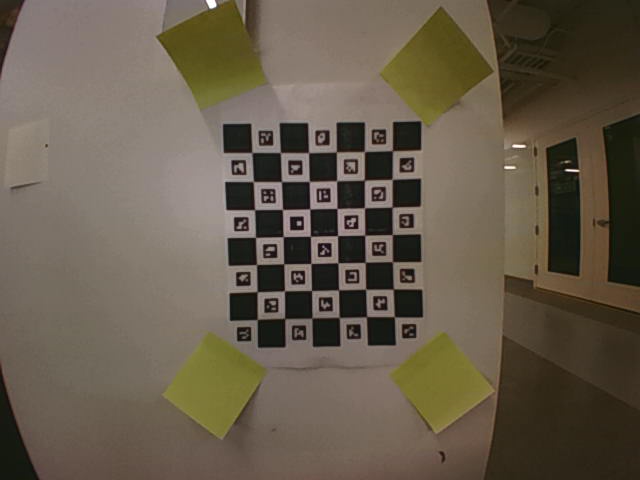
#> input picture Minimal_Demo/calib_pairs/left_000.png, 640 x 480 px; its folder holds only this picture in this run
$ python find_aruco_dictionary.py
#> lines starting #> are read from the running program, lines starting #| are printed output that depends on the picture; after the words box and inside, x2 and y2 are one past the last pixel; in counts of white or black regions, pixels touching at a corner belong together
import cv2
import glob
from pathlib import Path

# Change this if your images live somewhere else
IMG_GLOB = str(Path(__file__).resolve().parent / "calib_pairs" / "left_*.png")
SHOW_BEST_OVERLAY = True  # set False if you don't want a window

# All common ArUco dictionaries OpenCV supports
DICT_LIST = [
    ("DICT_4X4_50", cv2.aruco.DICT_4X4_50),
    ("DICT_4X4_100", cv2.aruco.DICT_4X4_100),
    ("DICT_4X4_250", cv2.aruco.DICT_4X4_250),
    ("DICT_4X4_1000", cv2.aruco.DICT_4X4_1000),
    ("DICT_5X5_50", cv2.aruco.DICT_5X5_50),
    ("DICT_5X5_100", cv2.aruco.DICT_5X5_100),
    ("DICT_5X5_250", cv2.aruco.DICT_5X5_250),
    ("DICT_5X5_1000", cv2.aruco.DICT_5X5_1000),
    ("DICT_6X6_50", cv2.aruco.DICT_6X6_50),
    ("DICT_6X6_100", cv2.aruco.DICT_6X6_100),
    ("DICT_6X6_250", cv2.aruco.DICT_6X6_250),
    ("DICT_6X6_1000", cv2.aruco.DICT_6X6_1000),
    ("DICT_7X7_50", cv2.aruco.DICT_7X7_50),
    ("DICT_7X7_100", cv2.aruco.DICT_7X7_100),
    ("DICT_7X7_250", cv2.aruco.DICT_7X7_250),
    ("DICT_7X7_1000", cv2.aruco.DICT_7X7_1000),
    ("DICT_ARUCO_ORIGINAL", cv2.aruco.DICT_ARUCO_ORIGINAL),
]

def detect_markers(gray, dictionary):
    # Works on newer OpenCV (ArucoDetector) and older (detectMarkers)
    params = cv2.aruco.DetectorParameters()
    if hasattr(cv2.aruco, "ArucoDetector"):
        detector = cv2.aruco.ArucoDetector(dictionary, params)
        corners, ids, _ = detector.detectMarkers(gray)
    else:
        corners, ids, _ = cv2.aruco.detectMarkers(gray, dictionary, parameters=params)
    n = 0 if ids is None else len(ids)
    return corners, ids, n

def main():
    paths = sorted(glob.glob(IMG_GLOB))
    if not paths:
        print(f"No images found. Check IMG_GLOB = {IMG_GLOB}")
        return

    # Use a subset (fast) but enough to be confident
    sample = paths[0:min(len(paths), 10)]
    print(f"Testing {len(sample)} images...")

    scores = []
    for name, did in DICT_LIST:
        dictionary = cv2.aruco.getPredefinedDictionary(did)
        total = 0
        best_one = 0
        for p in sample:
            img = cv2.imread(p)
#> img is the input picture: shape (480, 640, 3); mean B, G, R 75.3, 91, 101.8
            if img is None:
                continue
            gray = cv2.cvtColor(img, cv2.COLOR_BGR2GRAY)
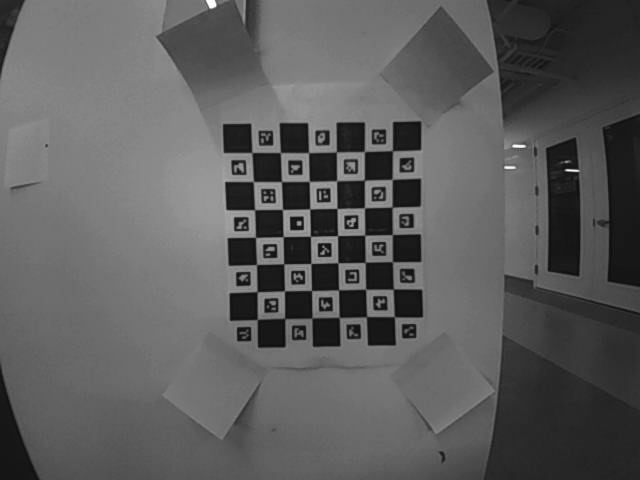
#> gray: shape (480, 640); min 5, max 255, mean 92.5

            _, _, n = detect_markers(gray, dictionary)
#> in detect_markers, `corners, ids, _ = detector.detectMarkers(gray)`: corners = 22 items; ids = 22 values, max 27 at index 16, min 1 at index 11, mean 14.05
#> in detect_markers, `n = 0 if ids is None else len(ids)`: n = 22
#> n = 22
            total += n
#> total = 22
            best_one = max(best_one, n)
#> best_one = 22

        scores.append((total, best_one, name, did))
        print(f"{name:20s}  total={total:3d}  best_in_one_image={best_one:2d}")
#| DICT_4X4_50           total= 22  best_in_one_image=22

    scores.sort(reverse=True, key=lambda x: x[0])

    best_total, best_one, best_name, best_id = scores[0]
    print("\n=== BEST DICTIONARY ===")
    print(f"{best_name}  (total markers across sample={best_total}, best single image={best_one})")
    print(f"Use this in your calibration script: cv2.aruco.{best_name}")

    if SHOW_BEST_OVERLAY and best_total > 0:
        # Show overlay on the first image where it detects something
        dictionary = cv2.aruco.getPredefinedDictionary(best_id)
        for p in sample:
            img = cv2.imread(p)
            gray = cv2.cvtColor(img, cv2.COLOR_BGR2GRAY)
            corners, ids, n = detect_markers(gray, dictionary)
            if n > 0:
                vis = img.copy()
                cv2.aruco.drawDetectedMarkers(vis, corners, ids)
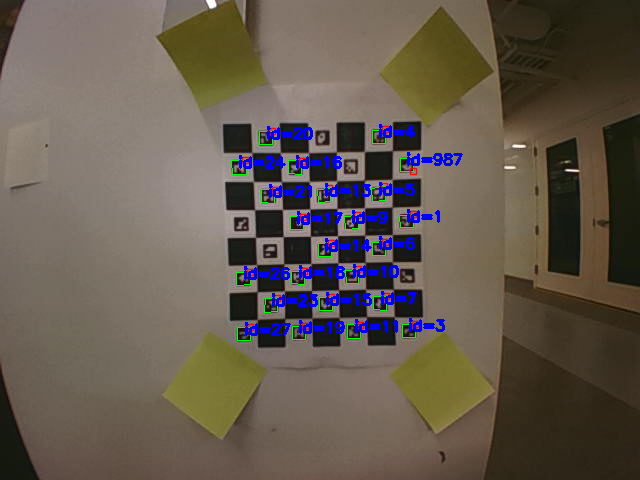
#> vis: shape (480, 640, 3); 2.8% of pixels changed, all inside (x1, y1, x2, y2) = (231, 124, 463, 341)
                cv2.imshow(f"Detected with {best_name} (press any key)", vis)
                cv2.waitKey(0)
                cv2.destroyAllWindows()
                break

if __name__ == "__main__":
    main()
